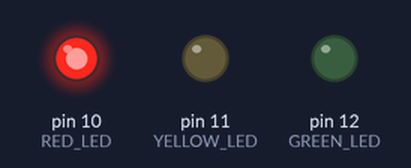
A sketch run on a simulated Arduino Uno, built with avr-gcc and run on an emulated ATmega328P. Parts: output pins drawn as LEDs (lit = HIGH).

Above: at 2.5 s.
At 5.5 s:
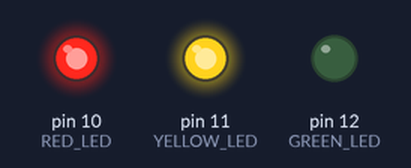
At 7.5 s:
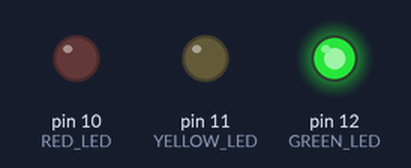
At 9.5 s:
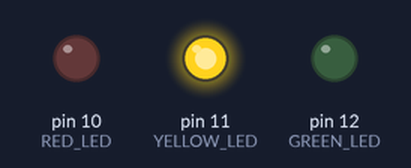
Timing chart, 0 to 13.0 s (numbered marks = the images above):
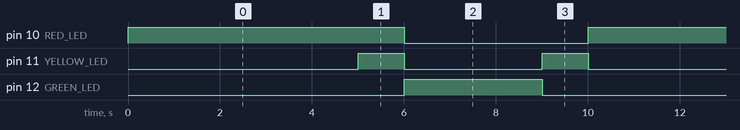

The sketch:

ex01-3.ino
```cpp
/*
 * This program is able to control up to three different
 * LEDs, and make them flash in different combinations for
 * different amounts of time.
 */

/*
 * A constant holding the number of the pin associated
 * with the red coloured LED.
 */
const int RED_LED = 10;

/*
 * A constant holding the number of the pin associated
 * with the yellow coloured LED.
 */
const int YELLOW_LED = 11;

/*
 * A constant holding the number of the ping associated
 * with the green coloured LED.
 */
const int GREEN_LED = 12;

/*
 * The time in milliseconds for how long the red LED is turned on.
 */
const int RED_LED_ON_TIME = 6000;

/*
 * The time in milliseconds for how long the yellow LED is turned on.
 */
const int YELLOW_LED_ON_TIME = 1000;

/*
 * The time in milliseconds for how long the green LED is turned on.
 */
const int GREEN_LED_ON_TIME = 3000;

/*
 * This method gets called once, before the update cycle starts ticking.
 */
void setup() {
  // Make the Pins associated with the LEDS behave as output.
  pinMode(RED_LED, OUTPUT);
  pinMode(YELLOW_LED, OUTPUT);
  pinMode(GREEN_LED, OUTPUT);

}

/*
 * The main-loop of this program. Gets repeatedly called without delay.
 *
 * @see ex01-3#ledCycle()
 */
void loop() {
  ledCycle();
}

/*
 * The logic needed to control three LEDs to blink in a given pattern explained
 * in the 3rd exercise of the first sheet.
 */
void ledCycle() {

  // TODO: error handling, e.g. RED_LED_TIME_ON < YELLOW_LED_TIME_ON,
  // error for negative integer value in delay(unsigned long)

  // First of all start turning the red LED on for its own time - the yellow LEDs time, so both
  // the yellow and the red LED get turned off simultaneously
  digitalWrite(RED_LED, HIGH);
  delay(RED_LED_ON_TIME - YELLOW_LED_ON_TIME);

  // Turn on the yellow LED for its respective time
  digitalWrite(YELLOW_LED, HIGH);
  delay(YELLOW_LED_ON_TIME);

  // Each LED stated here was on for its respective time, thus turn them off
  digitalWrite(RED_LED, LOW);
  digitalWrite(YELLOW_LED, LOW);

  // Turn on the green LED for its respective time
  digitalWrite(GREEN_LED, HIGH);
  delay(GREEN_LED_ON_TIME);

  // Turn the green LED off
  digitalWrite(GREEN_LED, LOW);

  // Turn on the yellow LED for its respective time
  digitalWrite(YELLOW_LED, HIGH);
  delay(YELLOW_LED_ON_TIME);

  // Turn the yellow LED off
  digitalWrite(YELLOW_LED, LOW);

}
```

Measured:
- by itself, pin 10 (RED_LED): alternates HIGH for 6.0 s and LOW for 4.0 s
- by itself, pin 11 (YELLOW_LED): repeats every 10.0 s: LOW 3.0 s, HIGH 1.0 s, LOW 5.0 s, HIGH 1.0 s
- by itself, pin 12 (GREEN_LED): alternates HIGH for 3.0 s and LOW for 7.0 s
